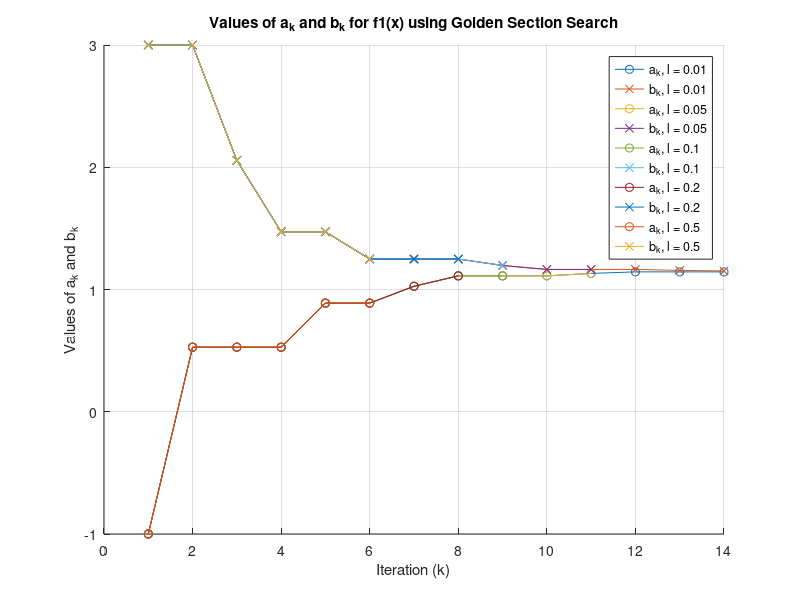

Write MATLAB code to recreate this figure.
% Ορισμός της συνάρτησης f1
f1 = @(x) (x - 2).^2 + x .* log(x + 3);

% Αρχικές τιμές
a_init = -1; % Αρχική τιμή α
b_init = 3;  % Αρχική τιμή β
l_values = [0.01, 0.05, 0.1, 0.2, 0.5]; % Τιμές για το τελικό εύρος αναζήτησης
gamma = 0.618; % Τιμή του gamma

% Προετοιμασία πινάκων για αποθήκευση των αποτελεσμάτων
results_a_all = {}; % Κελιά για αποθήκευση των a_k για κάθε τιμή του l
results_b_all = {}; % Κελιά για αποθήκευση των b_k για κάθε τιμή του l

% Βρόχος για κάθε τιμή του l
for l_idx = 1:length(l_values)
    l = l_values(l_idx);
    
    % Αρχικοποίηση για τη μέθοδο Χρυσού Τομέα
    a = a_init;
    b = b_init;
    
    % Αρχικοί υπολογισμοί
    x1k = a + (1 - gamma) * (b - a);
    x2k = a + gamma * (b - a);
    f1k = f1(x1k);
    f2k = f1(x2k);
    
    % Αποθήκευση των τιμών α και β σε κάθε επανάληψη
    ak_values = [a];
    bk_values = [b];
    
    % Μέθοδος Χρυσού Τομέα
    while (b - a) > l
        if f1k > f2k
            a = x1k; % Ενημέρωση του a
            x1k = x2k; % Ενημέρωση x1k
            x2k = a + gamma * (b - a); % Νέο x2k
            f1k = f2k; % Ενημέρωση της f(x1k)
            f2k = f1(x2k); % Υπολογισμός f(x2k)
        else
            b = x2k; % Ενημέρωση του b
            x2k = x1k; % Ενημέρωση x2k
            x1k = a + (1 - gamma) * (b - a); % Νέο x1k
            f2k = f1k; % Ενημέρωση της f(x2k)
            f1k = f1(x1k); % Υπολογισμός f(x1k)
        end
        
        % Αποθήκευση των τρεχουσών τιμών a και b
        ak_values = [ak_values, a];
        bk_values = [bk_values, b];
    end
    
    % Αποθήκευση των αποτελεσμάτων για κάθε τιμή του l
    results_a_all{l_idx} = ak_values;
    results_b_all{l_idx} = bk_values;
end

% Γραφικές παραστάσεις των τιμών a_k και b_k σε συνάρτηση με τον δείκτη k
figure;
hold on;
for l_idx = 1:length(l_values)
    ak_values = results_a_all{l_idx};
    bk_values = results_b_all{l_idx};
    k_values = 1:length(ak_values); % Δείκτες επαναλήψεων
    
    % Σχεδίαση των a_k και b_k για κάθε τιμή του l
    plot(k_values, ak_values, '-o', 'DisplayName', ['a_k, l = ', num2str(l_values(l_idx))]);
    plot(k_values, bk_values, '-x', 'DisplayName', ['b_k, l = ', num2str(l_values(l_idx))]);
end
xlabel('Iteration (k)');
ylabel('Values of a_k and b_k');
title('Values of a_k and b_k for f1(x) using Golden Section Search');
legend show;
grid on;
hold off;